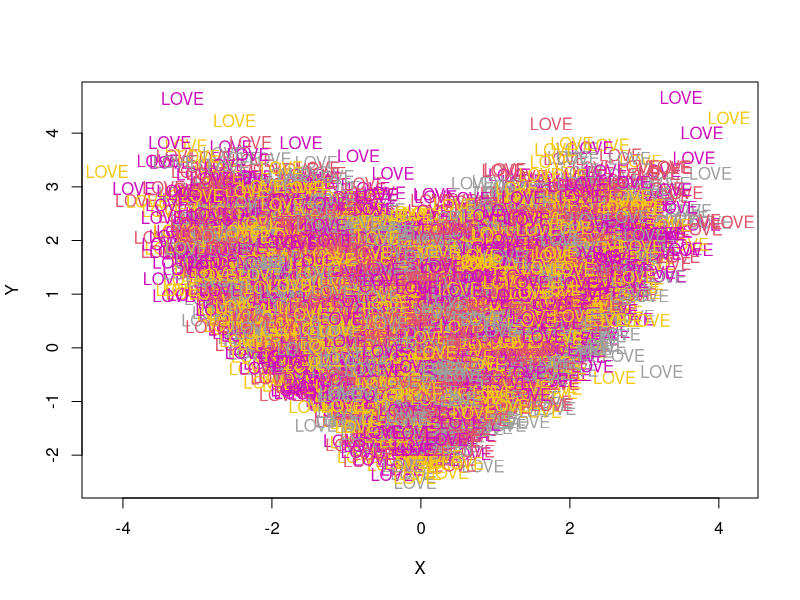

Here is the R script that generated this plot:
#!/usr/bin/Rscript

n <- 50000
r <- 0.7
r_e <- (1 - r * r) ^ 0.5
X <- rnorm(n)
Y <- X * r + r_e * rnorm(n)
Y <- ifelse(X > 0, Y,-Y)
a <- sample(c(2, 6, 7, 8), 50000, T)
b <- sample(c(76, 79, 86, 69), 50000, T)
plot(X, Y, col = 0)
text(X, Y, "LOVE", col = a)